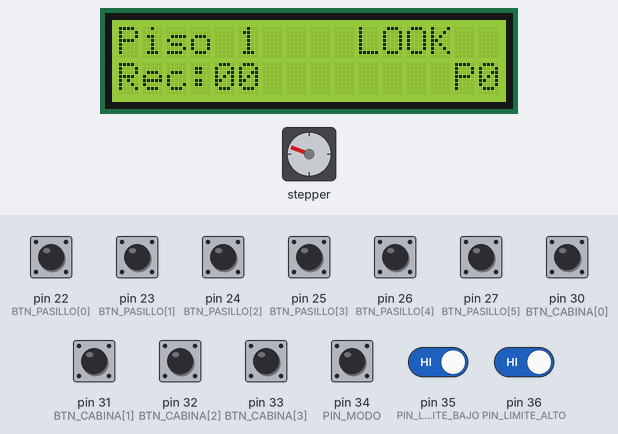
Recording of a sketch running on a simulated Arduino Mega 2560, built with avr-gcc and run on an emulated ATmega2560. Parts: stepper motor, 16×2 character LCD. Wiring (inferred from the names in the program): stepper motor (2048 steps per turn assumed): coils pin 8, pin 9, pin 10, pin 11. Inputs (shaded band) come from the test bench; at power-on: pin 22 (BTN_PASILLO[0]), pin 23 (BTN_PASILLO[1]), pin 24 (BTN_PASILLO[2]), pin 25 (BTN_PASILLO[3]), pin 26 (BTN_PASILLO[4]), pin 27 (BTN_PASILLO[5]), pin 30 (BTN_CABINA[0]), pin 31 (BTN_CABINA[1]), pin 32 (BTN_CABINA[2]), pin 33 (BTN_CABINA[3]), pin 34 (PIN_MODO), pin 35 (PIN_LIMITE_BAJO), pin 36 (PIN_LIMITE_ALTO) HIGH. What the sketch prints to the serial monitor is not drawn.

Above: at 0.8 s.
0.9 s: pin 35 (PIN_LIMITE_BAJO) driven LOW
At 1.7 s:
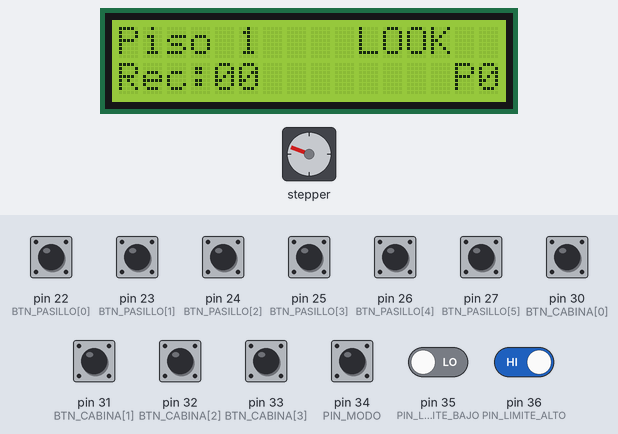
2.4 s: pin 23 (BTN_PASILLO[1]) pulled LOW for 0.15 s
At 2.62 s:
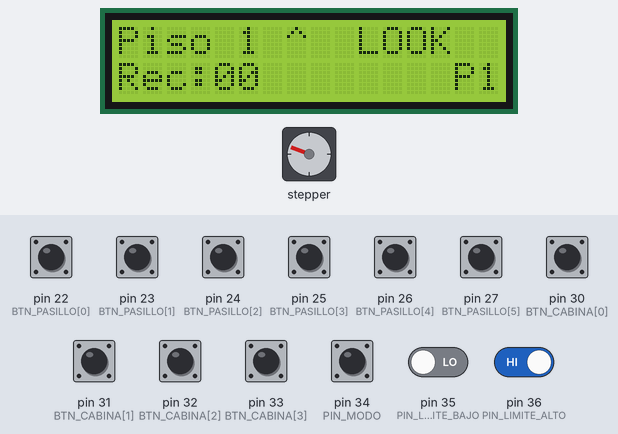
3.1 s: pin 26 (BTN_PASILLO[4]) pulled LOW for 0.15 s
At 3.52 s:
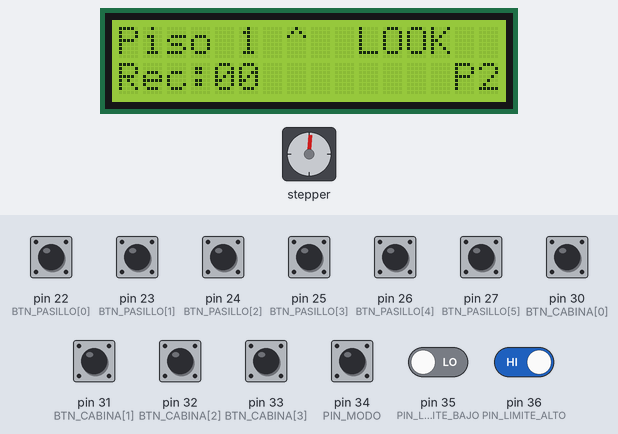
3.8 s: pin 30 (BTN_CABINA[0]) pulled LOW for 0.15 s
At 4.12 s:
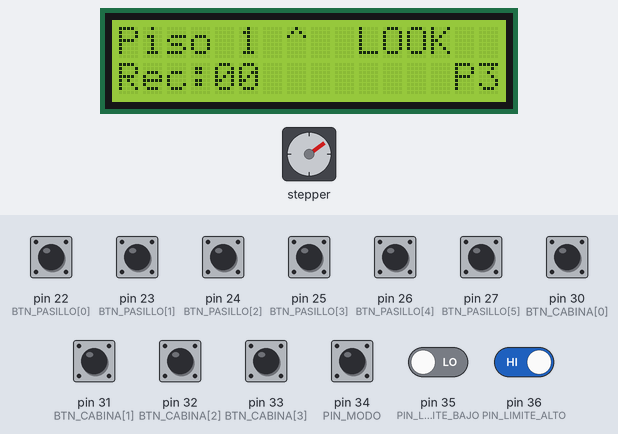
4.5 s: pin 27 (BTN_PASILLO[5]) pulled LOW for 0.15 s
At 4.72 s:
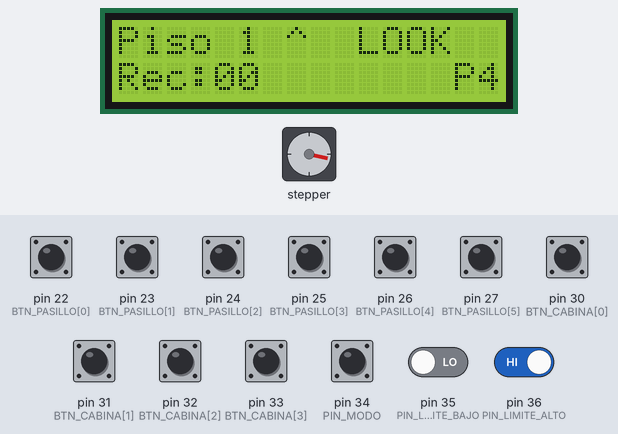
5.2 s: pin 22 (BTN_PASILLO[0]) pulled LOW for 0.15 s
Timing chart, 0 to 10.9 s (numbered marks = the images above; inputs shaded):
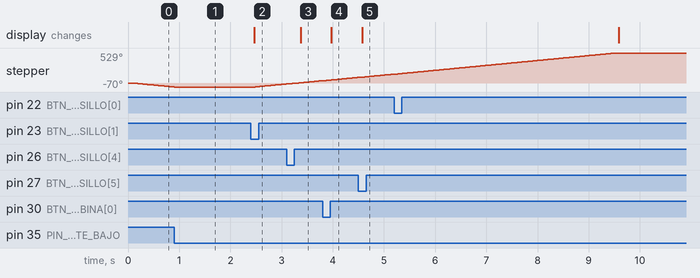

Measured:
- after the input at 0.9 s, stepper: goes on until 0.9 s, then stays -70°
- after the input at 2.4 s, stepper: turns 54° clockwise in 0.60 s, starting after 0.08 s; the display: changes after 0.07 s (image 2)
- after the input at 3.1 s, the display: changes after 0.27 s (image 3)
- after the input at 3.8 s, the display: changes after 0.17 s (image 4)
- after the input at 4.5 s, the display: changes after 0.08 s (image 5)

The sketch:

ascensor.ino
```cpp
/*
  ASCENSOR DE 4 PISOS - Planificacion FCFS vs LOOK
  Curso de Algoritmos - UMG
  Placa: Arduino Mega 2560

  Traccion: motor 28BYJ-48 + faja GT2 con poleas de 30 dientes.
  Pisos separados 10 cm.

  Boton MODO (pin 34) alterna entre los dos algoritmos.
  El LCD muestra piso, direccion, modo y pisos recorridos.

  Version 2.0 (Fase 2):
    - El cambio de modo se aplica cuando la cabina esta detenida.
    - Si la puerta esta abierta y piden ese mismo piso, la puerta
      vuelve a contar su tiempo en lugar de registrar otra llamada.
    - Los textos fijos van en memoria flash con F() para ahorrar RAM.
    - La segunda linea del LCD cabe en 16 caracteres y la flecha
      se borra cuando la cabina queda sin trabajo.

  LO UNICO QUE PODES NECESITAR CAMBIAR:
    INVERTIR_MOTOR  -> si al arrancar la cabina SUBE en vez de bajar
    PASOS_PISO      -> si la cabina no sube exactamente 10 cm por piso
*/

#include <Wire.h>
#include <LiquidCrystal_I2C.h>

LiquidCrystal_I2C lcd(0x27, 16, 2);   // si la pantalla no muestra nada, proba 0x3F

// ---------- Ajustes ----------
const bool INVERTIR_MOTOR = false;     // cambiar a true si el motor gira al reves
const long PASOS_PISO     = 6827;      // 10 cm con polea GT2 de 30 dientes
const unsigned long US_PASO   = 1000;  // velocidad (no bajar de 1000)
const unsigned long MS_PUERTA = 2500;  // tiempo con la puerta "abierta"
const unsigned long MS_REBOTE = 25;    // antirrebote de botones

// ---------- Pines ----------
const byte MOTOR[4] = {8, 9, 10, 11};              // IN1..IN4 del driver

const byte BTN_PASILLO[6] = {22, 23, 24, 25, 26, 27};
const byte BTN_CABINA[4]  = {30, 31, 32, 33};
const byte PIN_MODO        = 34;
const byte PIN_LIMITE_BAJO = 35;   // final de carrera piso 1
const byte PIN_LIMITE_ALTO = 36;   // final de carrera piso 4

// Que representa cada boton de pasillo
//   22: P1 subir | 23: P2 subir | 24: P2 bajar
//   25: P3 subir | 26: P3 bajar | 27: P4 bajar
const byte PISO_PASILLO[6] = {1, 2, 2, 3, 3, 4};
const bool ES_SUBIR[6]     = {true, true, false, true, false, false};

const int PISOS = 4;

// Secuencia de medio paso del 28BYJ-48
const byte SEC[8][4] = {
  {1,0,0,0}, {1,1,0,0}, {0,1,0,0}, {0,1,1,0},
  {0,0,1,0}, {0,0,1,1}, {0,0,0,1}, {1,0,0,1}
};

// ---------- Estado ----------
int  pisoActual = 1;
int  dir        = 0;          // 1 sube, -1 baja, 0 quieto
long pasosRestantes = 0;
byte fase = 0;
unsigned long ultimoPaso = 0;

bool cabina[PISOS + 1];
bool subir[PISOS + 1];
bool bajar[PISOS + 1];

bool modoLOOK   = true;
bool cambioModoPendiente = false;   // se aplica al quedar QUIETO
int  recorridos = 0;

// Cola FIFO para FCFS
int  cola[20];
byte colaIni = 0, colaFin = 0;

enum Estado { QUIETO, MOVIENDO, PUERTA };
Estado estado = QUIETO;
unsigned long tPuerta = 0;

bool estadoPrevio[11];
unsigned long ultimaLectura = 0;

// ============================================================
void setup() {
  Serial.begin(9600);

  for (byte i = 0; i < 4; i++) pinMode(MOTOR[i], OUTPUT);
  for (byte i = 0; i < 6; i++) pinMode(BTN_PASILLO[i], INPUT_PULLUP);
  for (byte i = 0; i < 4; i++) pinMode(BTN_CABINA[i], INPUT_PULLUP);
  pinMode(PIN_MODO, INPUT_PULLUP);
  pinMode(PIN_LIMITE_BAJO, INPUT_PULLUP);
  pinMode(PIN_LIMITE_ALTO, INPUT_PULLUP);

  for (byte i = 0; i < 11; i++) estadoPrevio[i] = false;

  lcd.init();
  lcd.backlight();
  lcd.print(F("Calibrando..."));
  Serial.println(F("Calibrando: bajando hasta el piso 1..."));

  limpiarTodo();

  if (!irAlOrigen()) {
    lcd.clear();
    lcd.print(F("ERROR sensor P1"));
    lcd.setCursor(0, 1);
    lcd.print(F("Revisar cableado"));
    Serial.println(F("ERROR: el final de carrera del piso 1 no respondio."));
    while (true) { }               // se detiene aqui a proposito
  }

  Serial.println(F("Listo. Piso 1."));
  lcd.clear();
  actualizarLCD();
}

void loop() {
  leerBotones();

  switch (estado) {
    case QUIETO:
      if (cambioModoPendiente) aplicarCambioModo();
      decidir();
      break;
    case MOVIENDO: mover();   break;
    case PUERTA:
      if (millis() - tPuerta > MS_PUERTA) {
        estado = QUIETO;
        actualizarLCD();
      }
      break;
  }
}

// ============================================================
// Baja hasta tocar el final de carrera del piso 1.
// Si no lo encuentra tras recorrer 5 pisos, se rinde.
bool irAlOrigen() {
  long limite = PASOS_PISO * (PISOS + 1);
  long dados  = 0;

  while (digitalRead(PIN_LIMITE_BAJO) == HIGH && dados < limite) {
    motorPaso(-1);
    delayMicroseconds(US_PASO);
    dados++;
  }
  apagarMotor();

  if (dados >= limite) return false;

  pisoActual = 1;
  dir = 0;
  return true;
}

// ============================================================
// BOTONES
void leerBotones() {
  if (millis() - ultimaLectura < MS_REBOTE) return;
  ultimaLectura = millis();

  for (byte i = 0; i < 6; i++) {
    bool ahora = (digitalRead(BTN_PASILLO[i]) == LOW);
    if (ahora && !estadoPrevio[i]) registrarPasillo(i);
    estadoPrevio[i] = ahora;
  }

  for (byte i = 0; i < 4; i++) {
    bool ahora = (digitalRead(BTN_CABINA[i]) == LOW);
    if (ahora && !estadoPrevio[6 + i]) registrarCabina(i + 1);
    estadoPrevio[6 + i] = ahora;
  }

  bool m = (digitalRead(PIN_MODO) == LOW);
  if (m && !estadoPrevio[10]) {
    // Si la cabina va en camino, el cambio espera a que se detenga.
    // Cambiar a mitad de un piso dejaria la cuenta de pasos desfasada.
    cambioModoPendiente = true;
    Serial.println(F("Cambio de modo solicitado"));
  }
  estadoPrevio[10] = m;
}

void aplicarCambioModo() {
  cambioModoPendiente = false;
  modoLOOK = !modoLOOK;
  limpiarTodo();
  recorridos = 0;
  dir = 0;
  actualizarLCD();
  Serial.print(F("Modo: "));
  Serial.println(modoLOOK ? F("LOOK") : F("FCFS"));
}

// Puerta abierta en el piso p: si piden ese mismo piso, solo se
// reinicia el tiempo de la puerta (no se registra otra llamada).
bool alargarPuerta(int p) {
  if (estado != PUERTA || p != pisoActual) return false;
  tPuerta = millis();
  Serial.print(F("Puerta abierta de nuevo en piso "));
  Serial.println(p);
  return true;
}

void registrarPasillo(byte idx) {
  int p = PISO_PASILLO[idx];
  bool mismoSentido = (dir == 0) || (dir == 1 && ES_SUBIR[idx]) || (dir == -1 && !ES_SUBIR[idx]);
  if (mismoSentido && alargarPuerta(p)) return;
  if (ES_SUBIR[idx]) subir[p] = true;
  else               bajar[p] = true;
  encolar(p);
  actualizarLCD();
  Serial.print(F("Llamada piso "));
  Serial.print(p);
  Serial.println(ES_SUBIR[idx] ? F(" subir") : F(" bajar"));
}

void registrarCabina(int p) {
  if (alargarPuerta(p)) return;
  cabina[p] = true;
  encolar(p);
  actualizarLCD();
  Serial.print(F("Cabina destino "));
  Serial.println(p);
}

// ============================================================
// COLA FIFO (FCFS)
void encolar(int p) {
  for (byte i = colaIni; i != colaFin; i = (i + 1) % 20)
    if (cola[i] == p) return;
  cola[colaFin] = p;
  colaFin = (colaFin + 1) % 20;
}

bool colaVacia() { return colaIni == colaFin; }

void desencolar() {
  if (!colaVacia()) colaIni = (colaIni + 1) % 20;
}

void limpiarTodo() {
  for (int i = 0; i <= PISOS; i++) {
    cabina[i] = false;
    subir[i]  = false;
    bajar[i]  = false;
  }
  colaIni = colaFin = 0;
}

// ============================================================
// ALGORITMOS
void decidir() {
  int antes = dir;
  if (modoLOOK) decidirLOOK();
  else          decidirFCFS();
  if (dir == 0 && antes != 0) actualizarLCD();   // quita la flecha al quedar sin trabajo
}

void decidirLOOK() {
  if (debeParar(pisoActual, dir)) {
    limpiarPiso(pisoActual, dir);
    abrirPuerta();
    return;
  }

  if (dir == 1 && !hayArriba(pisoActual))
    dir = hayAbajo(pisoActual) ? -1 : 0;
  else if (dir == -1 && !hayAbajo(pisoActual))
    dir = hayArriba(pisoActual) ? 1 : 0;
  else if (dir == 0)
    dir = hayArriba(pisoActual) ? 1 : (hayAbajo(pisoActual) ? -1 : 0);

  if (dir != 0) iniciarMovimiento();
}

void decidirFCFS() {
  if (colaVacia()) { dir = 0; return; }

  int destino = cola[colaIni];

  if (destino == pisoActual) {
    cabina[destino] = false;
    subir[destino]  = false;
    bajar[destino]  = false;
    desencolar();
    abrirPuerta();
    return;
  }

  dir = (destino > pisoActual) ? 1 : -1;
  iniciarMovimiento();
}

// Regla central de LOOK
bool debeParar(int p, int d) {
  if (cabina[p]) return true;
  if (d >= 0 && subir[p]) return true;
  if (d <= 0 && bajar[p]) return true;
  if (d == 1  && bajar[p] && !hayArriba(p)) return true;   // punto de retorno
  if (d == -1 && subir[p] && !hayAbajo(p))  return true;
  return false;
}

void limpiarPiso(int p, int d) {
  cabina[p] = false;
  if (d >= 0) subir[p] = false;
  if (d <= 0) bajar[p] = false;
  if (d == 1  && !hayArriba(p)) bajar[p] = false;
  if (d == -1 && !hayAbajo(p))  subir[p] = false;
}

bool hayArriba(int p) {
  for (int i = p + 1; i <= PISOS; i++)
    if (cabina[i] || subir[i] || bajar[i]) return true;
  return false;
}

bool hayAbajo(int p) {
  for (int i = 1; i < p; i++)
    if (cabina[i] || subir[i] || bajar[i]) return true;
  return false;
}

// ============================================================
// MOVIMIENTO
void iniciarMovimiento() {
  pasosRestantes = PASOS_PISO;
  estado = MOVIENDO;
  actualizarLCD();
}

void mover() {
  if (micros() - ultimoPaso < US_PASO) return;
  ultimoPaso = micros();

  // Si toca un extremo, la posicion real manda sobre la cuenta.
  if (dir == 1 && digitalRead(PIN_LIMITE_ALTO) == LOW) {
    llegarAPiso(PISOS);
    return;
  }
  if (dir == -1 && digitalRead(PIN_LIMITE_BAJO) == LOW) {
    llegarAPiso(1);
    return;
  }

  motorPaso(dir);
  pasosRestantes--;

  if (pasosRestantes <= 0) llegarAPiso(pisoActual + dir);
}

void llegarAPiso(int p) {
  apagarMotor();
  pasosRestantes = 0;

  if (p != pisoActual) recorridos++;
  pisoActual = p;
  estado = QUIETO;

  actualizarLCD();
  Serial.print(F("Piso "));
  Serial.print(pisoActual);
  Serial.print(F(" | recorridos: "));
  Serial.println(recorridos);
}

void motorPaso(int d) {
  if (INVERTIR_MOTOR) d = -d;
  fase = (fase + (d > 0 ? 1 : 7)) % 8;
  for (byte i = 0; i < 4; i++)
    digitalWrite(MOTOR[i], SEC[fase][i]);
}

void apagarMotor() {
  for (byte i = 0; i < 4; i++) digitalWrite(MOTOR[i], LOW);
}

void abrirPuerta() {
  estado = PUERTA;
  tPuerta = millis();
  actualizarLCD();
}

// ============================================================
void actualizarLCD() {
  lcd.setCursor(0, 0);
  lcd.print(F("Piso "));
  lcd.print(pisoActual);
  lcd.print(dir == 1 ? F(" ^ ") : (dir == -1 ? F(" v ") : F("   ")));
  lcd.print(modoLOOK ? F(" LOOK ") : F(" FCFS "));

  int pendientes = 0;
  for (int i = 1; i <= PISOS; i++)
    if (cabina[i] || subir[i] || bajar[i]) pendientes++;

  lcd.setCursor(0, 1);
  // 16 caracteres exactos: "Rec:06 PUERTA P2" (P = pisos con pedidos pendientes)
  lcd.print(F("Rec:"));
  if (recorridos < 10) lcd.print(F("0"));
  lcd.print(recorridos);
  lcd.print(estado == PUERTA ? F(" PUERTA P") : F("        P"));
  lcd.print(pendientes);
}
```
